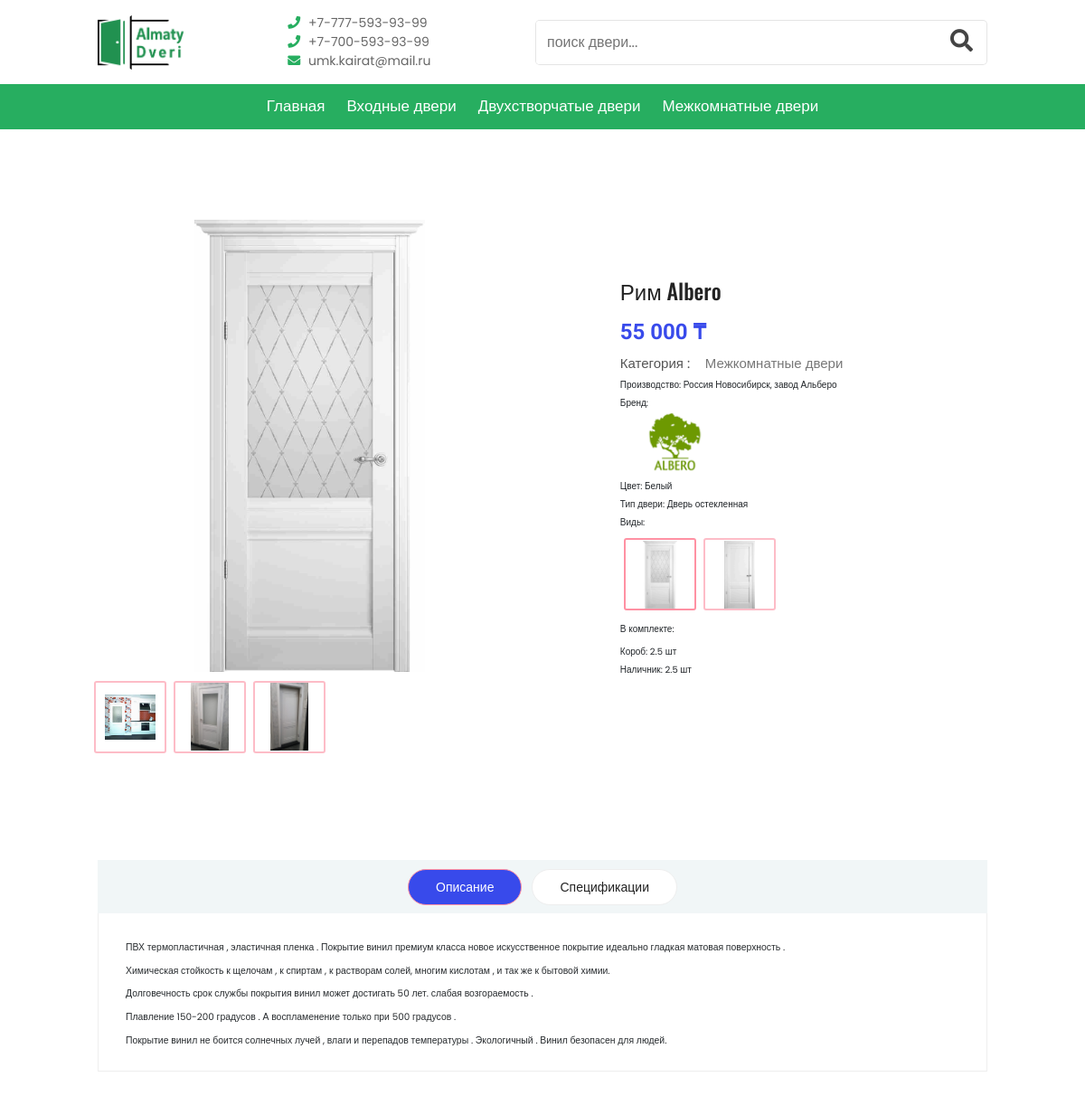
The app's page /rim/details with its own data.
### shop/models.py (models this page shows, shortened)
class Category(models.Model):
    name = models.CharField(max_length=200, db_index=True)
    slug = models.SlugField(max_length=200, unique=True)
    class Meta:
        ordering = ('name',)
        verbose_name = 'Категория'
        verbose_name_plural = '1. Категории'
    def __str__(self):
        return self.name

class Variants(models.Model):
    title = models.CharField(max_length=100, blank=True, null=True, verbose_name="Название")
    product = models.ForeignKey(Product, on_delete=models.CASCADE, verbose_name="Продукт")
    color = models.ForeignKey(Color, on_delete=models.CASCADE, blank=True, null=True, verbose_name="Цвет")
    type = models.ForeignKey(DoorType, on_delete=models.CASCADE, blank=True, null=True, verbose_name="Тип")
    image = models.ImageField(blank=True, verbose_name="Фото", upload_to="images/", null=True)
    quantity = models.IntegerField(default=1, verbose_name="Количество")
    size = models.ManyToManyField(Sizes, verbose_name="Размеры")
    price = models.FloatField(default=0, verbose_name="Цена")
    sale_price = models.FloatField(default=0, verbose_name="Цена по Скидке", null=True, blank=True)
    class Meta:
        verbose_name = 'Вариант'
        verbose_name_plural = '4. Варианты'

class RelatedImages(models.Model):
    product = models.ForeignKey(Product, on_delete=models.CASCADE, blank=True, null=True)
    image = models.ImageField(blank=True, upload_to="images/")
    class Meta:
        verbose_name = 'Детальная фото'
        verbose_name_plural = '7. Детальные фото'

class Product(models.Model):
    STATUS = (
        ('True', 'True'),
        ('False', 'False'),
    )
    DEFAULT_SPECIFICATION = '''
    <table class="table">
	<tbody>
		<tr>
			<td>
			<h5>Модель</h5>
			</td>
			<td>
			<h5>&nbsp;Лео</h5>
			</td>
		</tr>
		<tr>
			<td>
			<p>Высота полотен</p>
			</td>
			<td>
			<h5>2000мм</h5>
			</td>
		</tr>
		<tr>
			<td>
			<p>Ширина</p>
			</td>
			<td>
			<h5>600,700,800,900 мм</h5>
			</td>
		</tr>
	</tbody>
</table>
'''
    KEYWORDS = '''Межкомнатные двери, двери, дверь, комнантые двери'''
    category = models.ForeignKey(Category, on_delete=models.CASCADE,
                                 verbose_name="Категория")  # many to one relationship
    title = models.CharField(max_length=150, verbose_name="Название")
    image = models.ImageField(upload_to='images/', null=False, verbose_name="Главное Фото двери")
    keywords = models.CharField(max_length=255, null=True, blank=True, default=KEYWORDS, verbose_name="Ключевые слова")
    brand = models.ForeignKey(Brand, verbose_name="Бренд", on_delete=models.CASCADE, blank=True, null=True)
    country = models.ForeignKey(Country, on_delete=models.CASCADE, null=True, blank=True)
    services = models.ForeignKey(Service, on_delete=models.CASCADE, null=True, blank=True)
    description = RichTextField(blank=True, null=True, verbose_name="Описание")
    amount = models.IntegerField(default=0, verbose_name="Количесво")
    specification = RichTextField(blank=True, null=True, verbose_name="Спецификация", default=DEFAULT_SPECIFICATION)
    slug = models.SlugField(null=False, unique=True, verbose_name="Наименование Ссылки")
    status = models.CharField(max_length=10, choices=STATUS, default="True", verbose_name="Статус")
    created_at = models.DateTimeField(auto_now_add=True, )
    updated_at = models.DateTimeField(auto_now=True)
    class Meta:
        verbose_name = 'Дверь'
        verbose_name_plural = '3. Двери'

class Brand(models.Model):
    name = models.CharField(max_length=100, blank=True, null=True)
    logo = models.ImageField(upload_to="images/brands/", blank=True, null=True)
    class Meta:
        verbose_name = 'Бренд'
        verbose_name_plural = '2. Бренды'
    def __str__(self):
        return self.name

class Country(models.Model):
    country = models.CharField(max_length=100, blank=True, null=True)
    class Meta:
        verbose_name = 'Страна Производства'
        verbose_name_plural = ' 10. Страны Производства'
    def __str__(self):
        return self.country

class Color(models.Model):
    name = models.CharField(max_length=20)
    image = models.ImageField(upload_to="images/colors/")
    class Meta:
        verbose_name = 'Цвет'
        verbose_name_plural = '8. Цвета'

class DoorType(models.Model):
    type = models.CharField(max_length=50)
    class Meta:
        verbose_name = 'Тип двери'
        verbose_name_plural = '5. Типы двери'
    def __str__(self):
        return self.type

class Service(models.Model):
    name = models.CharField(blank=True, null=True, max_length=150, verbose_name="Название")
    services = RichTextField(blank=True, null=True, verbose_name="Сервисы")
    class Meta:
        verbose_name = 'Сервис'
        verbose_name_plural = 'Сервисы'

### shop/views.py (the view)
# urls.py: path('<slug:slug>/details', DoorDetailView.as_view(), name='product_detail'),
class DoorDetailView(DetailView):
    model = Product
    template_name = 'product_detail.html'
    def get_context_data(self, *args, **kwargs):
        products = Product.objects.filter(status='True')
        context = super().get_context_data(**kwargs)
        product = Product.objects.get(slug=self.kwargs['slug'])
        variants = Variants.objects.filter(product_id=product.id)
        related_images = RelatedImages.objects.filter(product_id=product.id)
        colors = variants.values('color__name').distinct()
        types = variants.values('type__type').distinct()
        categories = Category.objects.all()
        context['categories'] = categories
        context['variants'] = variants
        context['products'] = products
        context['colors'] = colors
        context['types'] = types
        context['related_images'] = related_images
        return context

### shop/templates/product_detail.html (shortened to what this page needs)
{% extends 'base.html' %}
{% load static %}
{% load custom_tags %}
{% load humanize %}
{% block content %}
    <link rel="stylesheet" href="{% static 'shop/vendors/bootstrap/bootstrap.min.css' %}">
    <link rel="stylesheet" href="{% static 'shop/vendors/fontawesome/css/all.min.css' %}">
    <link rel="stylesheet" href="{% static 'shop/vendors/themify-icons/themify-icons.css' %}">
    <link rel="stylesheet" href="{% static 'shop/vendors/linericon/style.css' %}">
    <link rel="stylesheet" href="{% static 'shop/vendors/nice-select/nice-select.css' %}">
    <link rel="stylesheet" href="{% static 'shop/vendors/owl-carousel/owl.theme.default.min.css' %}">
    <link rel="stylesheet" href="{% static 'shop/vendors/owl-carousel/owl.carousel.min.css' %}">
    <link rel="stylesheet" href="{% static 'shop/css/swiper.min.css' %}">
    <link rel="stylesheet" href="{% static 'shop/vendors/style.css' %}">
    <link rel="stylesheet" href="{% static 'shop/css/product_details.css' %}">
    <div class="product_image_area">
        <div class="container">
            <div class="row s_product_inner">
                <div class="col-lg-6">
                    <div>
                        <div class="single-prd-item target">
                            <img style="object-fit: contain; max-height: 500px;"
                                 src="{{ variants.first.image.url }}" alt="">
                        </div>
                        {% if related_images %}
                            {% if  related_images.count > 4 %}
                                <div class="slider-container" style="margin-top: 1rem;">
                                    <div class="swiper-container">
                                        <div class="swiper-wrapper" id="related_images">
                                            {% for image in related_images %}
                                                <div class="swiper-slide"
                                                     style="object-fit: contain; height: 20vh; border: var(--border)">
                                                    <img src="{{ image.image.url }}" alt=""
                                                         style="object-fit: contain; height: 20vh;">
                                                </div>
                                            {% endfor %}
                                        </div>
                                        <button class="swiper-button-prev"></button>
                                        <button class="swiper-button-next"></button>
                                    </div>
                                </div>
                            {% else %}
                                <div class="hover-container" style="justify-content: left; margin-top: 1rem"
                                     id="related_images">
                                    {% for image in related_images %}
                                        <div>
                                            <img src="{{ image.image.url }}" alt="{{ image.product.title }}">
                                        </div>
                                    {% endfor %}
                                </div>
                            {% endif %}
                        {% endif %}
                    </div>
                </div>
                <div class="col-lg-5 offset-lg-1">
                    <div class="s_product_text">
                        <h3>{{ product.title }} {{ product.brand }}</h3>
                        <div style="display: flex; justify-content: flex-start;align-items: start">
                            <h2 id="new_price" class="product-price"
                                style="margin-right: 3rem;">{{ variants.first.sale_price|floatformat:"0"|intcomma:' ' }}</h2>
                        </div>
                        <ul class="list">
                            <li><a class="active"
                                   href="{% url 'category' product.category.slug %}"><span>Категория :</span> {{ product.category }}
                            </a></li>
                          <li>
                                <span>Производство: </span> {{ product.country }}
                            </li>
                          <li>
                                <span>Бренд: </span>
                                <div style="max-width: 120px;">
                                    <img src="{{ product.brand.logo.url }}" alt="" style="object-fit: contain;">
                                </div>
                            </li>
                            <li>Цвет: <span id="color-container">{{ variants.first.color.name }}</span></li>
                            {% if variants.first.type %}
                                <li>Тип двери: <span id="type-container">{{ variants.first.type }}</span></li>
                            {% endif %}
                            <li><span>Виды: </span>
                                <div class="hover-container" style="justify-content: left; margin-top: 1rem"
                                     id="variant_images">
                                    {% for variant in variants %}
                                        {% if variant.image %}
                                            <div data-price="{{ variant.price|floatformat:'0'|intcomma:' ' }}"
                                                 data-color="{{ variant.color.name }}"
                                                 data-sale_price="{{ variant.sale_price|floatformat:'0'|intcomma:' ' }}"
                                                 data-type="{{ variant.type }}">
                                                <img src="{{ variant.image.url }}"></div>
                                        {% endif %}
                                    {% endfor %}
                                </div>
                            </li>
                          <li>{{ product.services.services|safe }}</li>
                        </ul>
                    </div>
                </div>
            </div>
        </div>
    </div>
    <section class="product_description_area">
            <ul class="nav nav-tabs" id="myTab" role="tablist">
                <li class="nav-item">
                    <a class="nav-link active show" id="home-tab" data-toggle="tab" href="#home" role="tab"
                       aria-controls="home"
                       aria-selected="true">Описание</a>
                </li>
                <li class="nav-item">
                    <a class="nav-link" id="profile-tab" data-toggle="tab" href="#profile" role="tab"
                       aria-controls="profile"
                       aria-selected="false">Спецификации</a>
                </li>
            </ul>
            <div class="tab-content" id="myTabContent">
                <div class="tab-pane show active" id="home" role="tabpanel" aria-labelledby="home-tab">
                    {{ product.description|safe }}
                </div>
            </div>
    </section>
{% endblock %}

### shop/templates/base.html (shortened to what this page needs)
{% load static %}
<!doctype html>
<html lang="en">
<head>
    <link rel="stylesheet" href="https://unpkg.com/swiper@7/swiper-bundle.min.css"/>
    <link rel="stylesheet" href="https://cdnjs.cloudflare.com/ajax/libs/font-awesome/5.15.4/css/all.min.css"
/>
    <link rel="stylesheet" href="{% static 'shop/css/style.css' %}">
</head>
<body>
{% include 'header.html' %}
{% block content %}
{% endblock %}
</body>
</html>

### shop/templates/header.html (shortened to what this page needs)
{% load custom_tags %}
{% load static %}
<header class="header">
    <div class="header-1">
        <a href="{% url 'home' %}" class="logo"> <img src="{% static '/shop/image/almaty-doors_logo_green.png' %}" alt="logo" height="60px"></a>
      <div class="box-container">
            <div class="box">
                <a href="tel:+77775939399"> <i class="fas fa-phone"></i> +7-777-593-93-99 </a>
                <a href="tel:+77005939399"> <i class="fas fa-phone"></i> +7-700-593-93-99 </a>
                <a href="mailto:umk.kairat@mail.ru"> <i class="fas fa-envelope"></i> umk.kairat@mail.ru </a>
            </div>
        </div>
        <div class="search-form">
            <input type="text" name="search" placeholder="поиск двери..." id="search-box" list="door_list" minlength="2" style="height:5.1em">
            <label for="search-box" class="fas fa-search" id="search-btn-icon"></label>
        </div>
    </div>
    <div class="header-2">
        <nav class="navbar_nb">
            <a href="{% url 'home' %}">Главная</a>
            {% for obj in categories %}
                <a href="{% url 'category' obj.slug %}">{{ obj.name }}</a>
            {% endfor %}
        </nav>
    </div>
</header>

### records on screen
Category: name "Входные двери"
Category: name "Двухстворчатые двери"
Category: name "Межкомнатные двери"
Variants: first.image (picture), first.sale_price "55 000", first.color.name "Белый", first.type "Дверь остекленная", image (picture)
RelatedImages: image (picture)
RelatedImages: image (picture)
RelatedImages: image (picture)
Product: title "Рим", brand "Albero", category "Межкомнатные двери", country "Россия Новосибирск, завод Альберо", brand.logo (picture), services.services "В комплекте: Короб: 2.5 шт Наличник: 2.5 шт", description "ПВХ термопластичная , эластичная пленка . Покрытие винил премиум класса новое искусственное покрытие идеально гладкая матовая поверхность . Химическая стойкость к щелочам , к спиртам , к растворам солей, многим кислотам , и так же к бытовой химии. Долговечность срок службы покрытия винил может достигать 50 лет. слабая возгораемость . Плавление 150-200 градусов . А воспламенение только при 500 градусов . Покрытие винил не боится солнечных лучей , влаги и перепадов температуры . Экологичный . Винил безопасен для людей."
Variants: image (picture)
